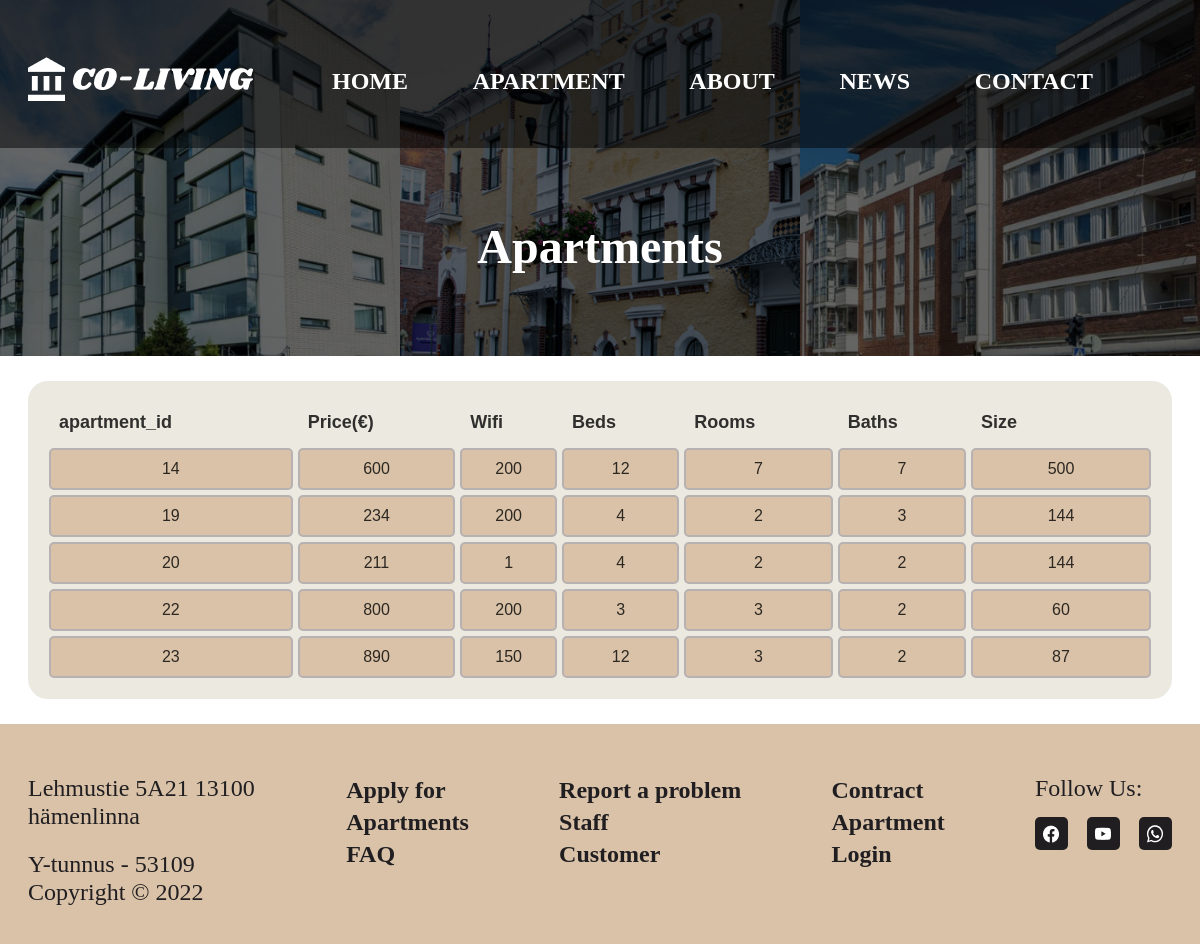
Before: /coliving/main/apartment_list.php with the older database file.
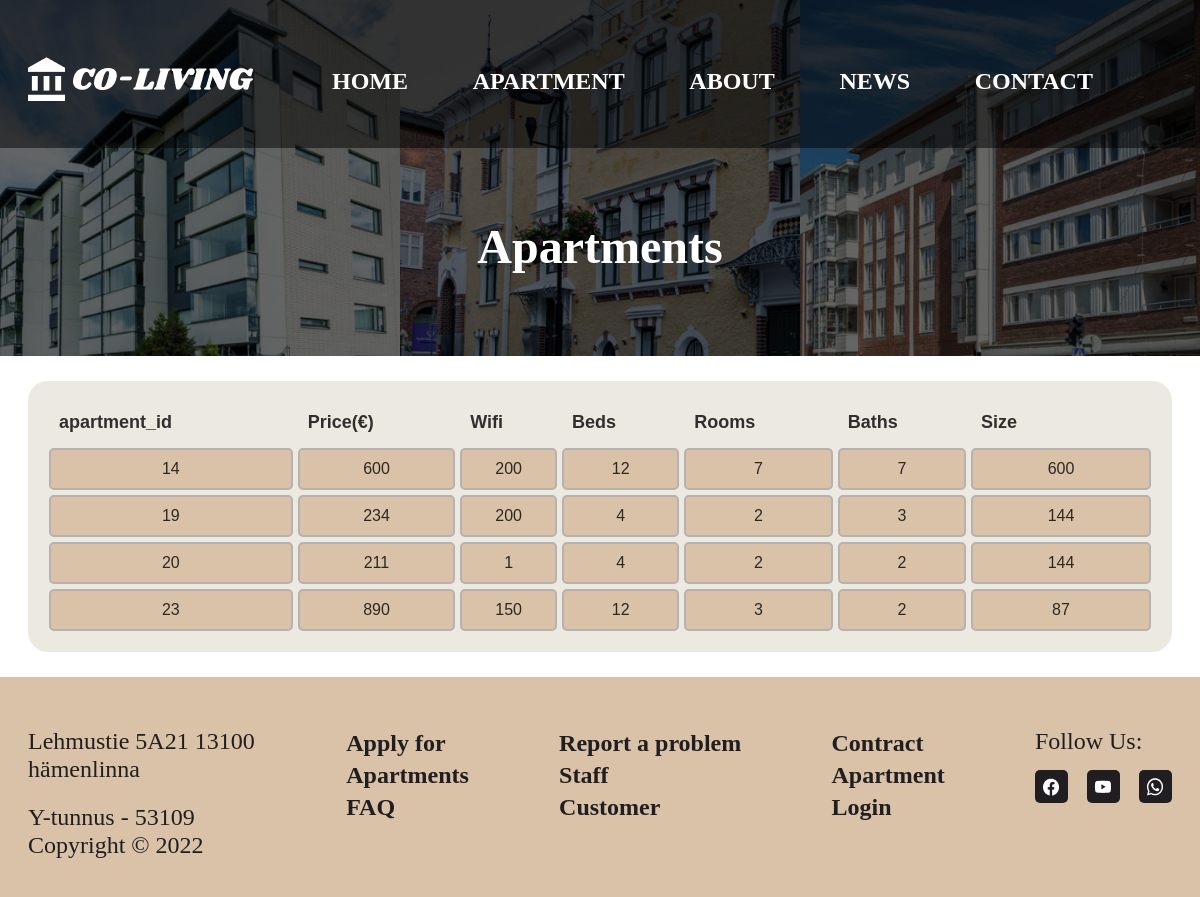
After: the same page with the newer database file.
### tables this page shows
CREATE TABLE `apartment` (
  `apartment_id` int(11) NOT NULL,
  `price` int(11) NOT NULL,
  `available` tinyint(1) NOT NULL,
  `wifi` int(11) NOT NULL,
  `beds` int(11) NOT NULL,
  `rooms` int(11) NOT NULL,
  `baths` int(11) NOT NULL,
  `size` int(11) NOT NULL
);

### coliving/main/apartment_list.php (the view, shortened to what this page needs)
<!DOCTYPE html>
<html lang="en">
<head>
    <link rel="stylesheet" href="../slick/slick.css">
    <link rel="stylesheet" href="../slick/slick-theme.css">
    <link rel="stylesheet" href="../css/style.css">
    <link rel="stylesheet" href="../css/media.css">
</head>
<body>
<section class="contact">
    <?php include '../components/header.php'; ?>
    <div class="wrapper_contact">
        <div class="container">
            <h1 class="contact_title">Apartments</h1>
        </div>
    </div>
</section>
<body>
  <div class="container">
    <table class="table">
        <tr class="table_menu">
          <th scope="col">apartment_id</th>
          <th scope="col">Price(€)</th>
          <th scope="col">Wifi</th>
          <th scope="col">Beds</th>
          <th scope="col">Rooms</th>
          <th scope="col">Baths</th>
          <th scope="col">Size</th>
        </tr>
        <?php
        include '../components/connect.php';
        $sql = "Select * from `apartment` where available=true";
        $result = mysqli_query($conn, $sql);
        if ($result) {
          while ($row = mysqli_fetch_assoc($result)) {
            $id = $row['apartment_id'];
            $price = $row['price'];
            $wifi = $row['wifi'];
            $beds = $row['beds'];
            $rooms = $row['rooms'];
            $baths = $row['baths'];
            $size = $row['size'];
            echo '<tr>
    <td scope="row">' . $id . '</td>
    <td>' . $price . '</td>
    <td>' . $wifi . '</td>
    <td>' . $beds . '</td>
    <td>' . $rooms . '</td>
    <td>' . $baths . '</td>
    <td>' . $size . '</td>
  </tr>';
          }
        }
        ?>
    </table>
      </div>
</body>
<?php
include '../components/footer.php'
?>

Changed rows visible on the page:
removed apartment: apartment_id "22", price "800", wifi "200", beds "3", rooms "3", baths "2", size "60"
changed apartment id 14: size "500" → "600"
